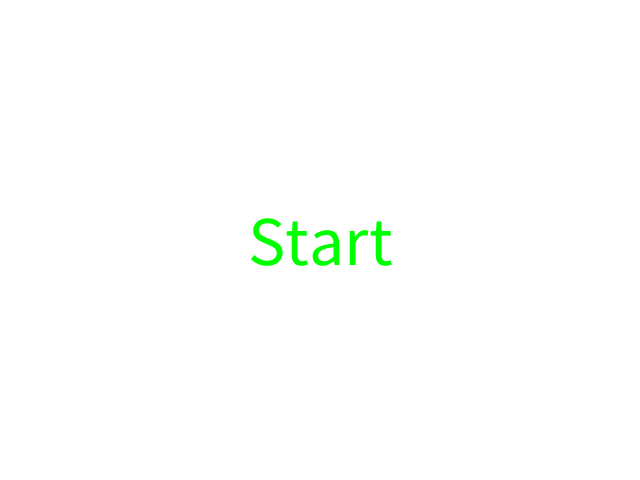
Frame 1 (no input)
Frame 60 (the mouse pressed at the canvas centre just before this capture): identical to frame 1, image omitted
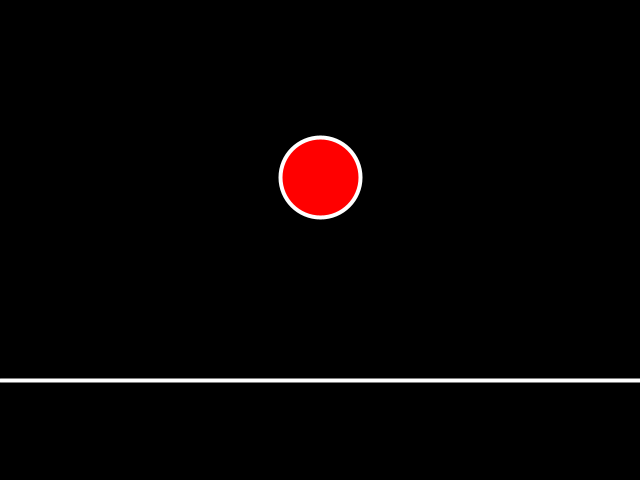
Frame 120 (the mouse held since frame 60 and released just before this capture)

The Processing sketch that drew these frames (run headless with seeded random() and noise(); from frame 60 on, the mouse is pressed at the canvas centre):

// Processing sketch: HW_Music
// ── HW_Music.pde
// HW-Music
//int []vX={}
//int []vY={}
PImage img;
void setup(){
  size(640,480);
}
float mX = 320, mY = 0, mVX = 0, mVY = 3;
int page = 0; //0：開場畫面 1：第一關 2：第二關
void draw(){
  if(page==0){
    background(255);
    textSize(70);
    textAlign(CENTER,CENTER);
    fill(0,255,0);
    text("Start",320,240);
  }
  else if(page==1){
    background(0);
    textSize(70);
    strokeWeight(4);
    stroke(255);
    line(0, 380, 640, 380);
    fill(255,0,0);
    ellipse(mX, mY, 80, 80);
    mX += mVX;
    mY += mVY;
  }
}
void mousePressed(){
  if(page==0) page=1;
}


void keyPressed(){
  if(keyCode==RIGHT) ;
  if(keyCode==DOWN) ;
  if(keyCode==LEFT) ;
  if(keyCode==UP) ;
  
}
